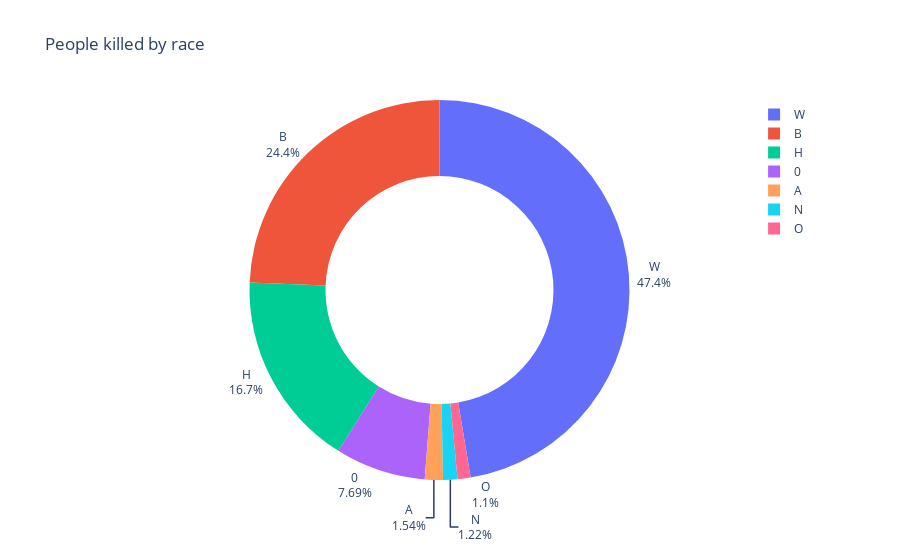

This figure's notebook cell:
### Code cell
killed_by_race_chart = px.pie(labels=killed_by_race.index,names=killed_by_race.index,values=killed_by_race.name,title="People killed by race",hole=0.6)
            
killed_by_race_chart.update_traces(textposition='outside', textinfo='percent+label')
 
killed_by_race_chart.show()

### Figure 1 — Plotly figure (JSON) as saved in the notebook; plotly's stock layout.template omitted (floating-point values rounded to 4 significant figures)
{"data": [{"domain": {"x": [0, 1], "y": [0, 1]}, "hole": 0.6, "hovertemplate": "label=%{label}<br>value=%{value}<extra></extra>", "labels": ["O", "N", "A", 0, "H", "B", "W"], "legendgroup": "", "name": "", "showlegend": true, "textinfo": "percent+label", "textposition": "outside", "type": "pie", "values": [28, 31, 39, 195, 423, 618, 1201]}], "layout": {"legend": {"tracegroupgap": 0}, "title": {"text": "People killed by race"}}}
